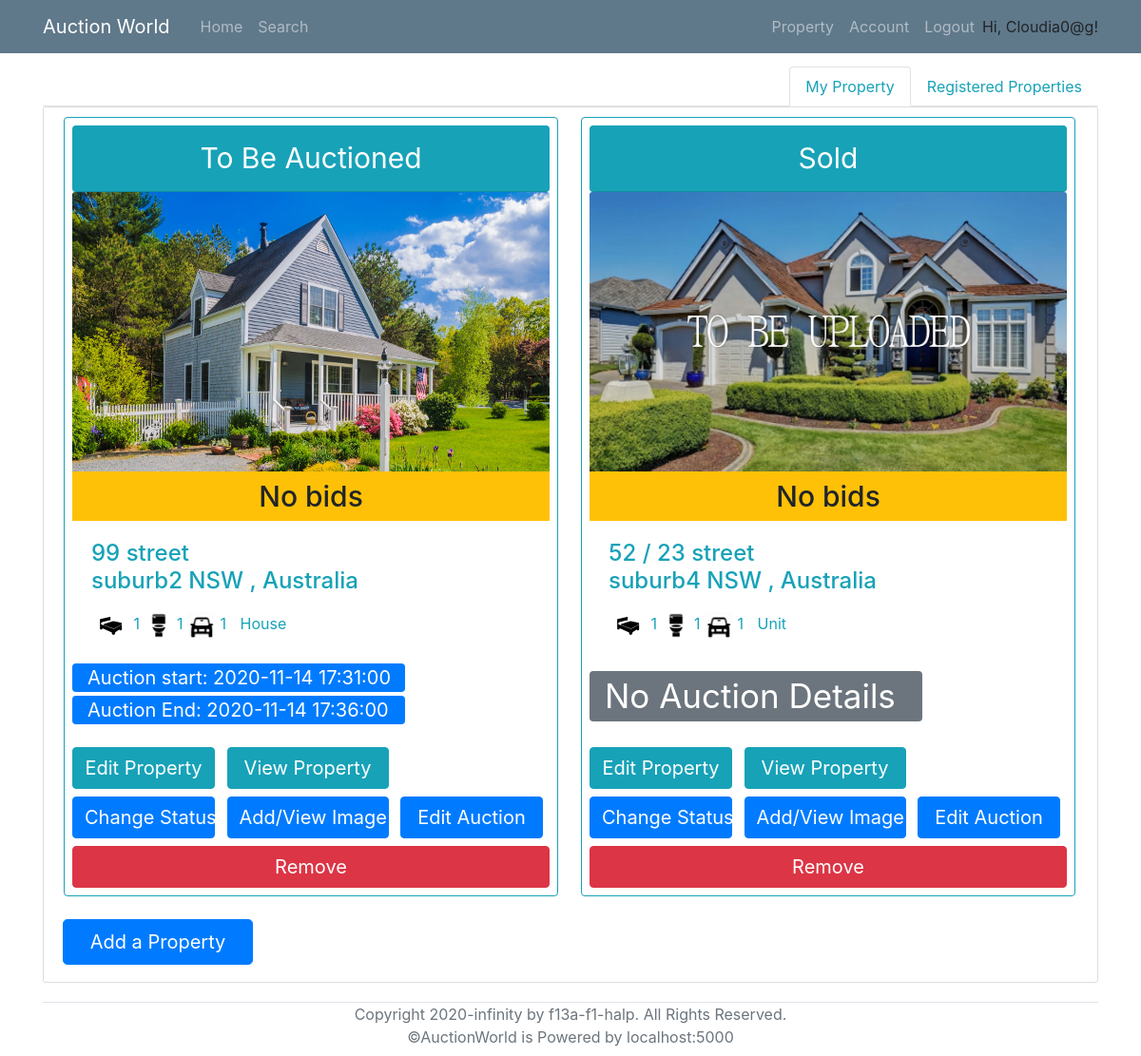
Before: /property (signed in) with the older database file.
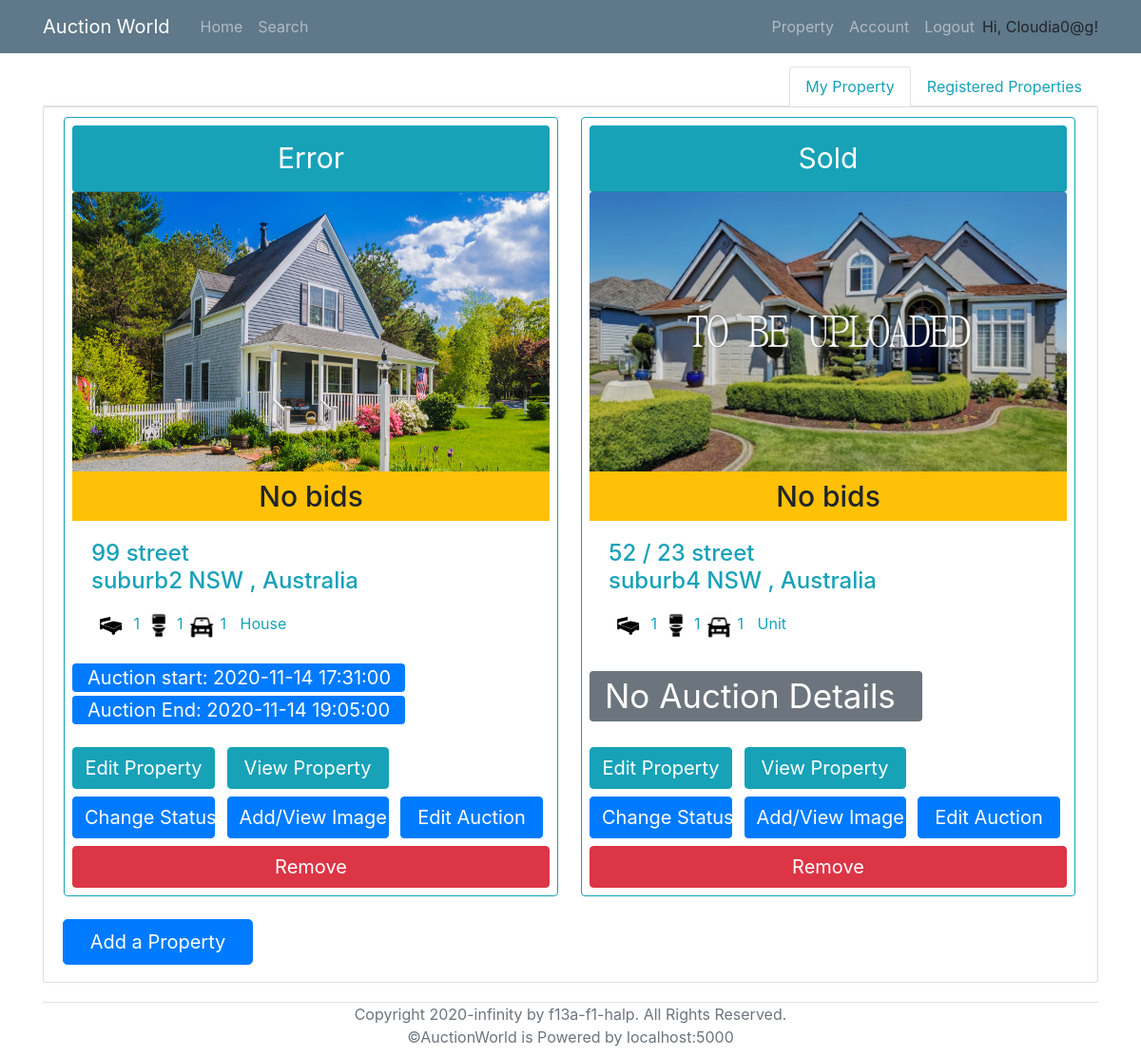
After: the same page with the newer database file.
### models.py (models this page shows, shortened)
class Property(db.Model):
    __tablename__ = 'Property'
    id = db.Column(db.Integer, primary_key = True)
    property_type = db.Column(db.String)
    add_unit = db.Column(db.String(100))
    add_num = db.Column(db.String(100))
    add_name = db.Column(db.String(100))
    add_suburb = db.Column(db.String(100))
    add_state = db.Column(db.String(3))
    add_pc = db.Column(db.String(4))
    num_bedrooms = db.Column(db.Integer)
    num_parking = db.Column(db.Integer)
    num_bathrooms = db.Column(db.Integer)
    parking_features = db.Column(db.String)
    building_size = db.Column(db.Integer)
    land_size = db.Column(db.Integer)
    inspection_date = db.Column(db.DateTime)
    description = db.Column(db.String(2000))
    year_built = db.Column(db.Integer)
    status = db.Column(db.String)
    seller = db.Column(db.Integer, db.ForeignKey('User.id'))
    auctionId = db.relationship('AuctionDetails', backref='Property', uselist=False)
    photo_collection = db.relationship('Photos', backref='Property', lazy='dynamic')
    registeredBidders = db.relationship('User',secondary=lambda: RegisteredAssociation.__table__, backref="RegisteredProperties")

class AuctionDetails(db.Model):
    __tablename__ = 'AuctionDetails'
    id = db.Column(db.Integer, primary_key=True)
    AuctionStart = db.Column(db.DateTime, nullable=False)
    AuctionEnd = db.Column(db.DateTime, nullable=False)
    ReservePrice = db.Column(db.Float, nullable=False)
    MinBiddingGap = db.Column(db.Float, nullable=False)
    PropertyID = db.Column(db.String, db.ForeignKey('Property.id'), unique=True, nullable=False)
    SellerID = db.Column(db.Integer, db.ForeignKey('User.id'), nullable=False)

class Photos(db.Model):
    __tablename__ = 'Photos'
    id = db.Column(db.Integer, primary_key = True)
    photo = db.Column(db.String)
    property_id = db.Column(db.Integer, db.ForeignKey('Property.id'))

### routes.py (the view)
@app.route("/property")
def property_list():
    my_properties = db.session.query(Property,AuctionDetails,func.max(Bid.Amount).label('highestBid'))\
                        .filter(Property.seller==current_user.id)\
                        .outerjoin(AuctionDetails, AuctionDetails.PropertyID==Property.id)\
                        .outerjoin(Bid, Bid.AuctionID == AuctionDetails.id)\
                        .group_by(Property.id)
    if my_properties.count() == 0:
        my_properties=None
    propertiesID_registered=RegisteredAssociation.query.filter_by(RegisteredBidderID=current_user.id).all()
    registeredID_list = [ i.PropertyID for i in propertiesID_registered ]
    if len(registeredID_list) == 0:
        registered_properties =None
    else:
        registered_properties = db.session.query(Property,AuctionDetails,func.max(Bid.Amount).label('highestBid'))\
                                .filter(Property.id.in_(registeredID_list))\
                                .outerjoin(AuctionDetails, AuctionDetails.PropertyID==Property.id)\
                                .outerjoin(Bid, Bid.AuctionID == AuctionDetails.id)\
                                .group_by(Property.id)
    time_shift_1hr = datetime.now() + timedelta(hours=1)
    return render_template('property.html', properties = my_properties,registered_properties=registered_properties, now_date = time_shift_1hr)

### models.py (called while the page is built)
@login_manager.user_loader
def load_user(id):
    return User.query.get(id)

### templates/property.html (shortened to what the changed rows need)
{% extends "base.html" %}
{% block content %}
<div class="tab-content" id="nav-tabContent">
    <div class="tab-pane fade show active" id="nav-home" role="tabpanel" aria-labelledby="nav-home-tab">
        <div class="content-section">
            {% if not properties %}
                <h1>No properties found. Add one now!</h1>
            {% else %}
            <div class="row col-xl-15">
                {% for (p,a,b) in properties %}
                    <div class="card border-info p-2 col-md-3.8 ml-3 mr-2 mb-3" style="width: 520px;">
                        <div class="card-header rounded text-center bg-info text-white" style="font-size: 30px;">
                            {% if p.status == "auction" %}
                                To Be Auctioned
                            {% elif p.status == "sold" %}
                                Sold
                            {% else %}
                                Error
                            {% endif %}
                        </div>
                        {% if not p.photo_collection.all() %}
                            <img class="card-img-top" src="/static/propertyImage/Sample.jpg" alt="Card image cap" style="width:502px; height: 300px;" >
                        {% else %}
                            <img class="card-img-top" src="/static/propertyImage/{{p.photo_collection.first().photo}}" alt="Card image cap" style="width:502px; height: 300px;" >
                        {% endif %}
                        <h6 class="card-subtitle pt-2 pb-2 text-center bg-warning" style="font-size: 30px;" >
                            {% if b:%}
                                highestBid: {{b}} $
                            {% else %}
                                No bids
                            {% endif%}
                        </h6>
                        <div class="card-body text-info">
                            <h4 class="card-title">
                                {{p.add_num}} {{p.add_name}}<br>{{p.add_suburb}} {{p.add_state}} {{p.pc}}, Australia
                            </h4>
                            <p class="card-text">
                                <span><img src="/static/icons/bedicon.png" alt="Card image cap" style="width:40px; height: 40px;"> {{p.num_bedrooms}}</span>
                                <span><img src="/static/icons/restroom.png" alt="Card image cap" style="width:30px; height: 30px;"> {{p.num_bedrooms}}</span>
                                <span><img src="/static/icons/car.png" alt="Card image cap" style="width:30px; height: 30px;"> {{p.num_parking}}</span>
                                <span style="margin-top: 7px; margin-left: 10px;">{{p.property_type}}</span>
                            </p>
                        </div>
                    {% if a.AuctionStart and a.AuctionEnd %}
                    <div class="mb-2" style="font-size: 20px; width: 350px;">
                        <p class="bg-primary text-white rounded pl-3  mb-1"> Auction start: {{a.AuctionStart}} </p>
                        <p class="bg-primary text-white rounded pl-3 "> Auction End:   {{a.AuctionEnd}} </p>
                    </div>
                    {% else%}
                        <div style="height: 79.2px;width: 350px;">
                            <p class="bg-secondary text-white rounded pl-3  mb-1" style="font-size: 35px;">No Auction Details</p>
                        </div>
                    {% endif %}
                    <div>
                        <span>
                            {% if now_date > p.inspection_date %}
                                <a href="{{ url_for('edit_property', p_id = p.id) }}"><button class='btn btn-info text-white mr-2 ' style="width: 150px; font-size: 20px;" type='submit' disabled>Edit Property</button></a>
                            {% else %}
                                <a href="{{ url_for('edit_property', p_id = p.id) }}"><button class='btn btn-info text-white mr-2 ' style="width: 150px; font-size: 20px;" type='submit'>Edit Property</button></a>
                            {% endif %}
                        </span>
                        <span><a href="{{ url_for('viewProperty', property_id = p.id) }}"><button class='btn btn-info text-white mr-2 ' style="width: 170px; font-size: 20px;" type='submit'>View Property</button></a></span>
                    </div>
                    <div class="mt-2 mb-2">
                        <span><a href="{{ url_for('change_status', p_id = p.id) }}"><button class='btn btn-primary text-white mr-2 ' style="width: 150px; font-size: 20px;" type='submit'>Change Status</button></a></span>
                        <span><a href="{{ url_for('property_image', p_id = p.id) }}"><button class='btn btn-primary text-white mr-2' style="width: 170px; font-size: 20px;" type='submit'>Add/View Image</button></a></span>
                        <span><a href="{{ url_for('createAuction', PropertyID = p.id) }}"><button class='btn btn-primary text-white ' style="width: 150px; font-size: 20px;"  type='submit'>Edit Auction</button></a></span>
                    </div>
                    <a href="{{ url_for('remove_property', p_id = p.id) }}" onclick = "{if (confirm ( 'Are you sure?')) {this. document.formname.submit (); return true;} return false;} "><button class='btn btn-danger'  style="width: 100%; font-size: 20px;" type='submit'>Remove</button></a>
                </div>
                {% endfor %}
            </div>
            {% endif %}
        </div>
    </div>
</div>
{% endblock %}

Changed rows visible on the page:
changed Property "suburb2": AuctionEnd "2020-11-14 17:36:00" → "2020-11-14 19:05:00"; status "To Be Auctioned" → "Error"
